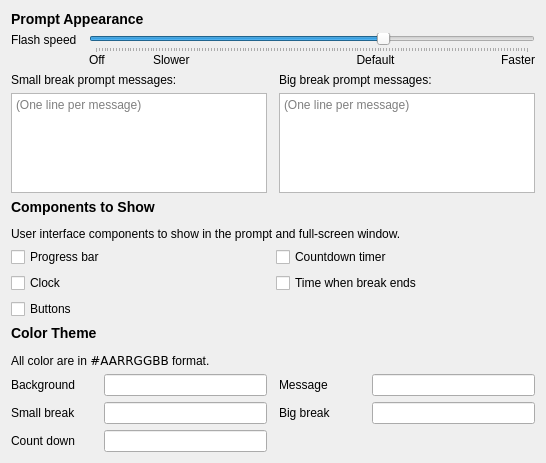
          <widget class="QWidget" name="UIPage">
           <layout class="QVBoxLayout" name="verticalLayout_3">
            <item>
             <widget class="QLabel" name="label_27">
              <property name="text">
               <string>&lt;h3&gt;Prompt Appearance&lt;/h3&gt;</string>
              </property>
             </widget>
            </item>
            <item>
             <layout class="QGridLayout" name="gridLayout_10" columnstretch="0,0">
              <property name="horizontalSpacing">
               <number>12</number>
              </property>
              <property name="verticalSpacing">
               <number>0</number>
              </property>
              <item row="1" column="1">
               <layout class="QHBoxLayout" name="horizontalLayout_6" stretch="1,2,3,1">
                <item>
                 <widget class="QLabel" name="label_9">
                  <property name="text">
                   <string extracomment="Tick for flash speed">Off</string>
                  </property>
                 </widget>
                </item>
                <item>
                 <widget class="QLabel" name="label_29">
                  <property name="text">
                   <string extracomment="Tick for flash speed">Slower</string>
                  </property>
                 </widget>
                </item>
                <item>
                 <widget class="QLabel" name="label_31">
                  <property name="text">
                   <string extracomment="Tick for flash speed">Default</string>
                  </property>
                  <property name="alignment">
                   <set>Qt::AlignmentFlag::AlignCenter</set>
                  </property>
                 </widget>
                </item>
                <item>
                 <widget class="QLabel" name="label_32">
                  <property name="text">
                   <string extracomment="Tick for flash speed">Faster</string>
                  </property>
                  <property name="alignment">
                   <set>Qt::AlignmentFlag::AlignRight|Qt::AlignmentFlag::AlignTrailing|Qt::AlignmentFlag::AlignVCenter</set>
                  </property>
                 </widget>
                </item>
               </layout>
              </item>
              <item row="0" column="0" rowspan="2">
               <widget class="QLabel" name="label_8">
                <property name="text">
                 <string>Flash speed</string>
                </property>
                <property name="alignment">
                 <set>Qt::AlignmentFlag::AlignLeading|Qt::AlignmentFlag::AlignLeft|Qt::AlignmentFlag::AlignTop</set>
                </property>
               </widget>
              </item>
              <item row="0" column="1">
               <widget class="QSlider" name="flashSpeedSlider">
                <property name="maximum">
                 <number>150</number>
                </property>
                <property name="pageStep">
                 <number>25</number>
                </property>
                <property name="value">
                 <number>100</number>
                </property>
                <property name="orientation">
                 <enum>Qt::Orientation::Horizontal</enum>
                </property>
                <property name="tickPosition">
                 <enum>QSlider::TickPosition::TicksBelow</enum>
                </property>
               </widget>
              </item>
             </layout>
            </item>
            <item>
             <layout class="QGridLayout" name="gridLayout">
              <property name="horizontalSpacing">
               <number>12</number>
              </property>
              <item row="1" column="0">
               <widget class="QPlainTextEdit" name="smallBreakMessages">
                <property name="maximumSize">
                 <size>
                  <width>16777215</width>
                  <height>100</height>
                 </size>
                </property>
                <property name="placeholderText">
                 <string>(One line per message)</string>
                </property>
               </widget>
              </item>
              <item row="0" column="1">
               <widget class="QLabel" name="label_34">
                <property name="text">
                 <string>Big break prompt messages:</string>
                </property>
                <property name="wordWrap">
                 <bool>true</bool>
                </property>
               </widget>
              </item>
              <item row="0" column="0">
               <widget class="QLabel" name="label">
                <property name="text">
                 <string>Small break prompt messages:</string>
                </property>
                <property name="wordWrap">
                 <bool>true</bool>
                </property>
               </widget>
              </item>
              <item row="1" column="1">
               <widget class="QPlainTextEdit" name="bigBreakMessages">
                <property name="maximumSize">
                 <size>
                  <width>16777215</width>
                  <height>100</height>
                 </size>
                </property>
                <property name="placeholderText">
                 <string>(One line per message)</string>
                </property>
               </widget>
              </item>
             </layout>
            </item>
            <item>
             <widget class="QLabel" name="label_16">
              <property name="text">
               <string>&lt;h3&gt;Components to Show&lt;/h3&gt;

&lt;p&gt;User interface components to show in the prompt and full-screen window.&lt;/p&gt;</string>
              </property>
             </widget>
            </item>
            <item>
             <layout class="QGridLayout" name="gridLayout_12">
              <item row="1" column="1">
               <widget class="QCheckBox" name="showEndTime">
                <property name="text">
                 <string>Time when break ends</string>
                </property>
               </widget>
              </item>
              <item row="0" column="1">
               <widget class="QCheckBox" name="showCountdown">
                <property name="text">
                 <string>Countdown timer</string>
                </property>
               </widget>
              </item>
              <item row="0" column="0">
               <widget class="QCheckBox" name="showProgressBar">
                <property name="text">
                 <string>Progress bar</string>
                </property>
               </widget>
              </item>
              <item row="1" column="0">
               <widget class="QCheckBox" name="showClock">
                <property name="text">
                 <string>Clock</string>
                </property>
               </widget>
              </item>
              <item row="2" column="0">
               <widget class="QCheckBox" name="showButtons">
                <property name="text">
                 <string>Buttons</string>
                </property>
               </widget>
              </item>
             </layout>
            </item>
            <item>
             <widget class="QLabel" name="label_2">
              <property name="text">
               <string>&lt;h3&gt;Color Theme&lt;/h3&gt;
All color are in &lt;code&gt;#AARRGGBB&lt;/code&gt; format.</string>
              </property>
             </widget>
            </item>
            <item>
             <layout class="QGridLayout" name="gridLayout_11" columnstretch="1,2,1,2">
              <property name="horizontalSpacing">
               <number>12</number>
              </property>
              <item row="1" column="2">
               <widget class="QLabel" name="label_41">
                <property name="text">
                 <string>Big break</string>
                </property>
               </widget>
              </item>
              <item row="0" column="2">
               <widget class="QLabel" name="label_43">
                <property name="text">
                 <string>Message</string>
                </property>
               </widget>
              </item>
              <item row="1" column="3">
               <widget class="ColorEdit" name="bigHighlight">
                <property name="text">
                 <string/>
                </property>
                <property name="clearButtonEnabled">
                 <bool>false</bool>
                </property>
               </widget>
              </item>
              <item row="1" column="0">
               <widget class="QLabel" name="label_30">
                <property name="text">
                 <string>Small break</string>
                </property>
               </widget>
              </item>
              <item row="0" column="0">
               <widget class="QLabel" name="label_42">
                <property name="text">
                 <string>Background</string>
                </property>
               </widget>
              </item>
              <item row="0" column="3">
               <widget class="ColorEdit" name="messageColor">
                <property name="text">
                 <string/>
                </property>
                <property name="clearButtonEnabled">
                 <bool>false</bool>
                </property>
               </widget>
              </item>
              <item row="1" column="1">
               <widget class="ColorEdit" name="smallHighlight">
                <property name="text">
                 <string/>
                </property>
                <property name="clearButtonEnabled">
                 <bool>false</bool>
                </property>
               </widget>
              </item>
              <item row="0" column="1">
               <widget class="ColorEdit" name="backgroundColor">
                <property name="text">
                 <string/>
                </property>
                <property name="clearButtonEnabled">
                 <bool>false</bool>
                </property>
               </widget>
              </item>
              <item row="2" column="0">
               <widget class="QLabel" name="label_44">
                <property name="text">
                 <string>Count down</string>
                </property>
               </widget>
              </item>
              <item row="2" column="1">
               <widget class="ColorEdit" name="countDownColor">
                <property name="text">
                 <string/>
                </property>
                <property name="clearButtonEnabled">
                 <bool>false</bool>
                </property>
               </widget>
              </item>
             </layout>
            </item>
           </layout>
          </widget>
